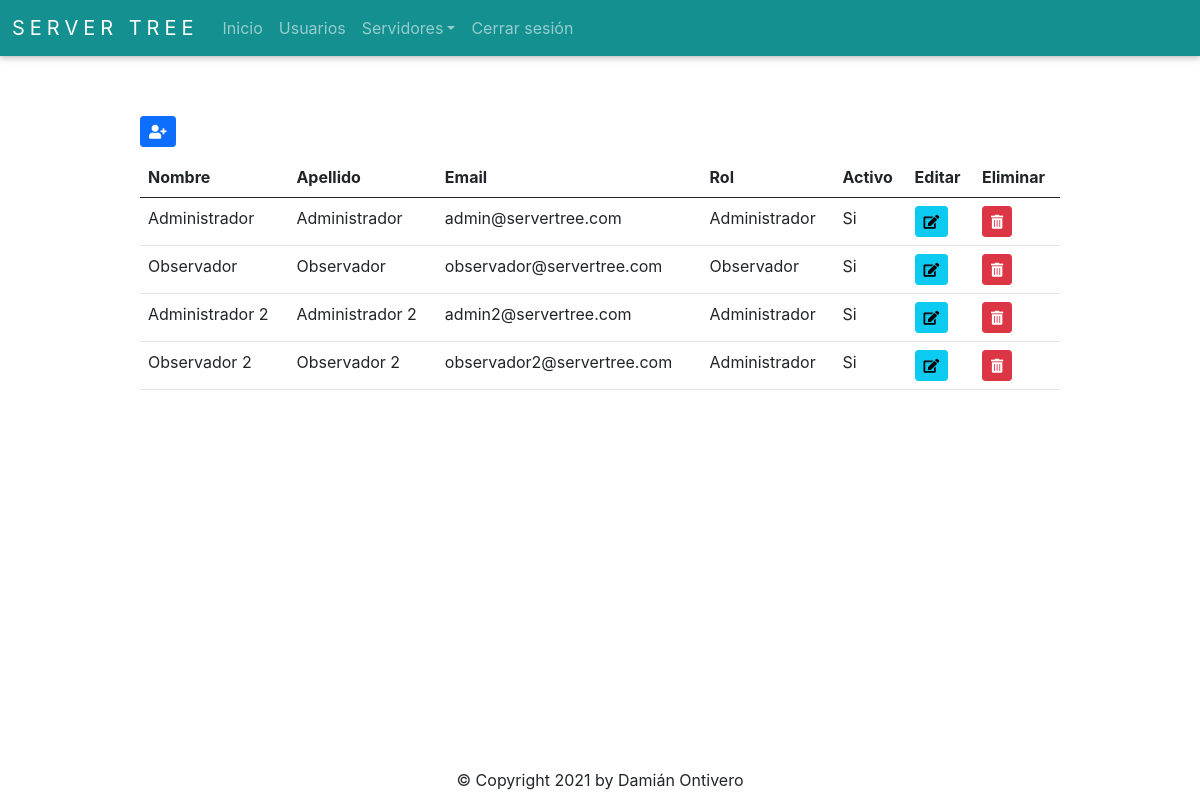
Page /auth/get_user_all (signed in) on the committed database.
### app/auth/models.py (models this page shows, shortened)
class User(db.Model, UserMixin):
    __tablename__ = 'Users'
    id = db.Column(db.Integer, autoincrement=True, primary_key=True)
    firstname = db.Column(db.String(128), nullable=False)
    lastname = db.Column(db.String(128), nullable=False)
    email = db.Column(db.String(256), unique=True, nullable=False)
    password = db.Column(db.String(256), nullable=False)
    role_id = db.Column(db.Integer, db.ForeignKey('Roles.id'), nullable=False)
    is_active = db.Column(db.Boolean, default=True)
    @staticmethod
    def get_by_id(id):
        return User.query.get(id)

class Role(db.Model):
    __tablename__ = 'Roles'
    id = db.Column(db.Integer, autoincrement=True, primary_key=True, default=1)
    role = db.Column(db.String(30), unique=True, nullable=False)
    @staticmethod
    def get_all():
        return Role.query.all()

### app/auth/routes.py (the view)
@auth_bp.route('/get_user_all', methods=['GET', 'POST'])
@login_required
def get_user_all():
    data = db.session.query(User, Role).join(Role).all()
    form = UserForm()
    return render_template('user.html', data=data, form=form)

### app/auth/routes.py (called while the page is built)
@login_manager.user_loader
def load_user(user_id):
    return User.get_by_id(int(user_id))

### app/auth/templates/user.html (shortened to what this page needs)
{% extends 'base.html' %}
{% import 'bootstrap/wtf.html' as wtf %}
{% block content %}
<div class="buttons">
  {% if current_user.role_id == 1 %}
    <button type="button" id="addButton" class="btn btn-primary btn-sm" data-bs-toggle="modal" data-bs-target="#userModal"><i class="fas fa-user-plus"></i></button>
  {% else %}
    <button disabled type="button" id="addButton" class="btn btn-primary btn-sm" data-bs-toggle="modal" data-bs-target="#userModal"><i class="fas fa-user-plus"></i></button>
  {% endif %}
</div>
<table class="table table-hover">
  <thead>
    <tr>
      <th>Nombre</th>
      <th>Apellido</th>
      <th>Email</th>
      <th>Rol</th>
      <th>Activo</th>
      <th>Editar</th>
      <th>Eliminar</th>
    </tr>
  </thead>
  <tbody>
    {% for user, role in data %}
      <tr>
        <td>{{ user.firstname }}</td>
        <td>{{ user.lastname }}</td>
        <td>{{ user.email }}</td>
        <td>{{ role.role }}</td>
        <td>
          {% if user.is_active == 0 %}
            No
          {% elif user.is_active == 1  %}
            Si
          {% endif %}
        </td>
        {% if current_user.role_id == 1 %}
          <td>
            <button type="button" class="btn btn-info btn-sm" id="editButton" data-id={{ user.id }} data-bs-toggle="modal" data-bs-target="#userModal"><i class="fas fa-edit"></i></button>
          </td>
          <td>
            <button type="button" class="btn btn-danger btn-sm" id="deleteButton" data-id={{ user.id }} data-bs-toggle="modal" data-bs-target="#deleteUserModal"><i class="fas fa-trash-alt"></i></button>
          </td>
        {% endif %}
      </tr>
    {% endfor %}
  </tbody>
</table>
{% endblock %}

### app/templates/base.html (shortened to what this page needs)
<!doctype html>
<html>
<head>
  <link rel="stylesheet" href="{{ url_for('static', filename='style.css') }}">
  <link rel="stylesheet" href="https://cdn.jsdelivr.net/npm/bootstrap@5.0.0/dist/css/bootstrap.min.css">
  <link rel="stylesheet" href="https://use.fontawesome.com/releases/v5.6.3/css/all.css">
</head>
<body>
  <nav class="navbar navbar-expand-lg navbar-dark">
      <div class="container-fluid">
        <a class="navbar-brand" href="{{ url_for('index.index') }}">Server Tree</a>
        <div class="collapse navbar-collapse" id="navbarSupportedContent">
          <ul class="navbar-nav me-auto mb-2 mb-lg-0">
              <li class="nav-item">
                <a class="nav-link" href="{{ url_for('index.index') }}">Inicio</a>
              </li>
              <li class="nav-item">
                <a class="nav-link" href="{{ url_for('auth.get_user_all') }}">Usuarios</a>
              </li>
              <li class="nav-item dropdown">
                  <a class="nav-link dropdown-toggle" href="#" id="navbarDropdown" role="button" data-bs-toggle="dropdown" aria-expanded="false">Servidores</a>
              </li>
              <li class="nav-item">
                <a class="nav-link" href="{{ url_for('auth.logout') }}">Cerrar sesión</a>
              </li>
          </ul>
        </div>
      </div>
  </nav>
  <div class="container-base">
    {% block content %}{% endblock %}
  </div>
  <div class="footer">
    &copy; Copyright 2021 by Damián Ontivero
  </div>
</body>
</html>

### app/static/style.css (style rules this page uses)
* { text-decoration: none; font-family: -apple-system, BlinkMacSystemFont, 'Segoe UI', Roboto, Oxygen, Ubuntu, Cantarell, 'Open Sans', 'Helvetica Neue', sans-serif; }
html, body { margin: 0; padding: 0; width: 100%; height: 100%; position: relative; }
.navbar { background-color: #159090; box-shadow: 0 0 0.2rem rgb(0 0 0 / 10%), 0 0.2rem 0.4rem rgb(0 0 0 / 20%); }
.navbar-brand { text-transform: uppercase; letter-spacing: 5px; font-size: large; }
.footer { width: 100%; text-align: center; position: absolute; bottom: 1%; }
.container-base { width: 80%; position: relative; padding: 20px; left: 10%; top: 5%; }
.container-base .buttons { margin-bottom: 10px; }

### rows in the picture
User: firstname "Administrador", lastname "Administrador", email "admin@servertree.com", role "Administrador", is_active "Si"
User: firstname "Observador", lastname "Observador", email "observador@servertree.com", role "Observador", is_active "Si"
User: firstname "Administrador 2", lastname "Administrador 2", email "admin2@servertree.com", role "Administrador", is_active "Si"
User: firstname "Observador 2", lastname "Observador 2", email "observador2@servertree.com", role "Administrador", is_active "Si"
